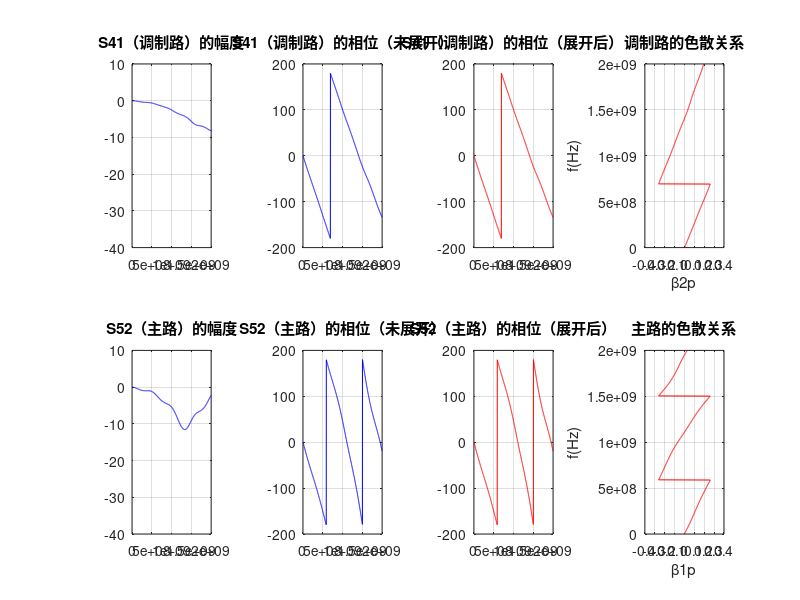

Reproduce this figure in MATLAB.
%% 计算...的色散曲面 使用的方法是传输矩阵法

%初始化
clear
clc
close all

%电路参数
LR = 2.5 * 1e-9; %右手a长度电感
CR = 1e-12; %右手a长度电容
CV = 0.5e-12;

%扫频范围
fMin = 0;
fMax = 2e9;
f = fMin:fMax / 1000:fMax;
Omega = 2 * pi * fMax;
omega = 2 * pi * f;

%增量模型
Z = 1i * omega * LR;
Y = 1i * omega * CR;
C = 1 ./ (1i * omega * CV);
Zc = sqrt(LR / CR);
omega0 = sqrt(1 / (LR * CR));
N = 3; %y方向的层数，此处有三条线，所以是3
M = 12; %x方向的层数
p = 10 * 1e-3;
L = p * M;

%传输矩阵
T = zeros(2 * N, 2 * N, length(omega));
Th = zeros(2 * N, 2 * N, length(omega));
Tv = zeros(2 * N, 2 * N, length(omega));
Ttol = zeros(2 * N, 2 * N, length(omega));
X = zeros(N, N, length(omega));

%填充传输矩阵
for i = 1:length(omega)
    Th(:, :, i) = [eye(N), Z(i) / 2 * eye(N);
                   zeros(N), eye(N)];
    Ya = Y(i) + 1 / C(i);
    Yb = -1 / C(i);
    Yc = Y(i) + 2 / C(i);

    for k = 1:N

        for j = 1:N

            if k == j
                %主对角线
                if k == 1 || k == N
                    X(k, j, i) = Ya;
                else
                    X(k, j, i) = Yc;
                end

            end

            if abs(k - j) == 1
                X(k, j, i) = Yb;
            end

        end

    end

    Tv(:, :, i) = [
                   eye(N), zeros(N);
                   X(:, :, i), eye(N)
                   ];
    T(:, :, i) = Th(:, :, i) * Tv(:, :, i) * Th(:, :, i);
    Ttol(:, :, i) = T(:, :, i) ^ M;
end

Atol = Ttol(1:N, 1:N, :);
Btol = Ttol(1:N, N + 1:2 * N, :);
Ctol = Ttol(N + 1:2 * N, 1:N, :);
Dtol = Ttol(N + 1:2 * N, N + 1:2 * N, :);

%Z矩阵
Ztol = zeros(2 * N, 2 * N, length(omega));
Stol = zeros(2 * N, 2 * N, length(omega));

for i = 1:length(omega)
    Ztol(:, :, i) = [Atol(:, :, i) * Ctol(:, :, i) ^ -1, Ctol(:, :, i) ^ -1;
                     Ctol(:, :, i) ^ -1, Dtol(:, :, i) * Ctol(:, :, i) ^ -1];
    Stol(:, :, i) = (Ztol(:, :, i) / Zc - eye(2 * N)) * (Ztol(:, :, i) / Zc + eye(2 * N)) ^ -1;
end

S11 = squeeze(Stol(1, 1, :));
S41 = squeeze(Stol(4, 1, :));
S52 = squeeze(Stol(5, 2, :));
S63 = squeeze(Stol(6, 3, :));
S41_phi = angle(S41) .* 180 / pi;
S52_phi = angle(S52) .* 180 / pi;
S63_phi = angle(S63) .* 180 / pi;
unwrapped_S41_phi = unwrap(S41_phi, -360);
unwrapped_S52_phi = unwrap(S52_phi, -360);
unwrapped_S63_phi = unwrap(S63_phi, -360);
beta41 = -unwrapped_S41_phi * pi / 180 / L;
beta52 = -unwrapped_S52_phi * pi / 180 / L;
beta63 = -unwrapped_S63_phi * pi / 180 / L;
theta41 = beta41 * p;
theta52 = beta52 * p;
theta63 = beta63 * p;
S11_dB = 20 * log10(abs(S11));
S41_dB = 20 * log10(abs(S41));
S52_dB = 20 * log10(abs(S52));
S63_dB = 20 * log10(abs(S63));

%% 画图
h1 = figure;

subplot(2, 4, 1)
plot(f, S41_dB, 'b-')
xlim([0 fMax])
ylim([-40 10])
yticks(-40:10:10)
title('S41（调制路）的幅度')
grid on
subplot(2, 4, 2)
plot(f, S41_phi, '-', 'Color', 'b')
xlim([0 fMax])
ylim([-200 200])
title('S41（调制路）的相位（未展开）')
grid on
subplot(2, 4, 3)
plot(f, unwrapped_S41_phi, 'r-')
title('S41（调制路）的相位（展开后）')
grid on
subplot(2, 4, 4)
plot(theta41, f, 'r-')
ylabel('f(Hz)')
xlabel('β2p')
title('调制路的色散关系')
grid on

subplot(2, 4, 5)
plot(f, S52_dB, 'b-')
xlim([0 fMax])
ylim([-40 10])
yticks(-40:10:10)
title('S52（主路）的幅度')
grid on
subplot(2, 4, 6)
plot(f, S52_phi, '-', 'Color', 'b')
xlim([0 fMax])
ylim([-200 200])
title('S52（主路）的相位（未展开）')
grid on
subplot(2, 4, 7)
plot(f, unwrapped_S52_phi, 'r-')
title('S52（主路）的相位（展开后）')
grid on
subplot(2, 4, 8)
plot(theta52, f, 'r-')
ylabel('f(Hz)')
xlabel('β1p')
title('主路的色散关系')
grid on
